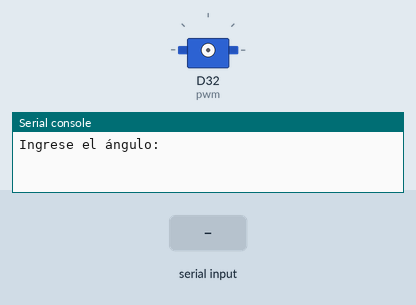
Recording of a program running on a simulated CircuitPython board. On the bench: servo, the last lines printed to the serial console. The inputs (shaded band) are chosen by the test bench.

Above: at 1.2 s.
1.3 s: "5" typed at the serial console, then Enter
2.8 s: "90" typed at the serial console, then Enter
At 3.7 s:
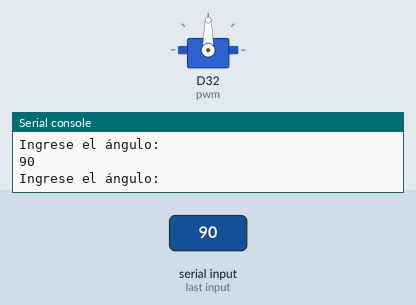
Timing chart, 0 to 5.8 s (numbered marks = the images above; inputs shaded):
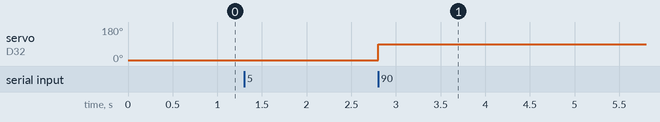

Measured:
- after the input at 2.8 s, servo on D32 (pwm): 5° → 90° at once

The program:

prueba_motor.py
```python
import time
import board
import pwmio
from adafruit_motor import servo

# Configurar el pin 32 como una salida PWM
pwm = pwmio.PWMOut(board.D32, duty_cycle=2 ** 15, frequency=50)

# Crear un objeto servo
servo = servo.Servo(pwm, min_pulse=500, max_pulse=2500)

while True:

    # Mover el servo
    grados = int(input("Ingrese el ángulo: "))
    servo.angle = grados

#CODIGO FUNCIONANDO CORRECTAMENTE
```
